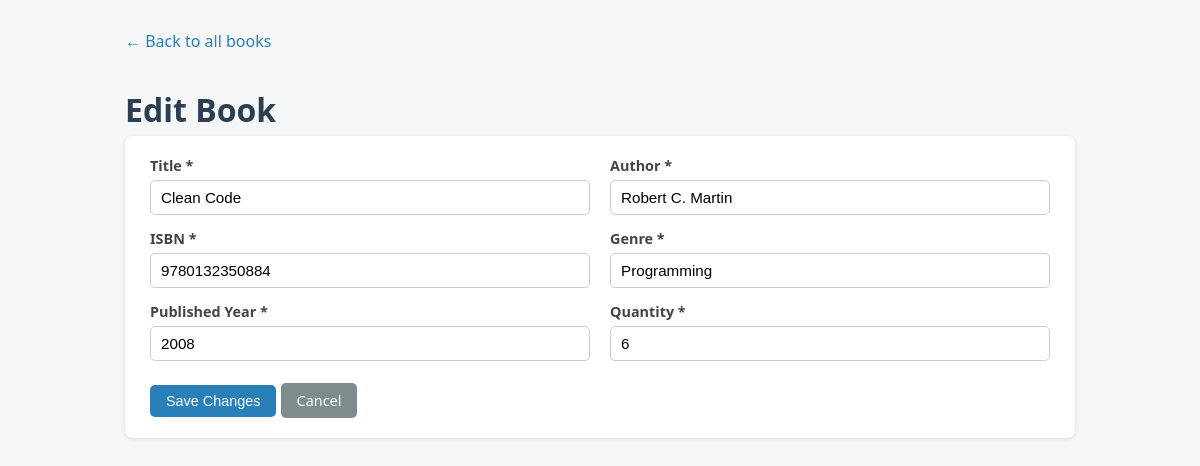
Page /edit.php?id=2 on the committed database.
### tables this page shows
CREATE TABLE IF NOT EXISTS books (
    book_id         INT AUTO_INCREMENT PRIMARY KEY,
    title           VARCHAR(150)  NOT NULL,
    author          VARCHAR(100)  NOT NULL,
    isbn            VARCHAR(20)   NOT NULL,
    genre           VARCHAR(60)   NOT NULL,
    published_year  YEAR          NOT NULL,
    quantity        INT           NOT NULL DEFAULT 1,
    created_at      TIMESTAMP     DEFAULT CURRENT_TIMESTAMP,
    updated_at      TIMESTAMP     DEFAULT CURRENT_TIMESTAMP ON UPDATE CURRENT_TIMESTAMP
);

### controllers/BookController.php (called while the page is built, shortened)
<?php
require_once __DIR__ . '/../models/Book.php';
class BookController
{
    private Book $bookModel;
    public function __construct()
    {
        $database = new Database();
        $db = $database->getConnection();
        $this->bookModel = new Book($db);
    }
    public function getBook(int $id): ?array
    {
        return $this->bookModel->getById($id);
    }
}

### models/Book.php (called while the page is built, shortened)
<?php
class Book
{
    private PDO $conn;
    private string $table = "books";
    public function __construct(PDO $db)
    {
        $this->conn = $db;
    }
    public function getById(int $id): ?array
    {
        $query = "SELECT book_id, title, author, isbn, genre, published_year, quantity
                  FROM {$this->table}
                  WHERE book_id = :id
                  LIMIT 1";
        $stmt = $this->conn->prepare($query);
        $stmt->bindParam(":id", $id, PDO::PARAM_INT);
        $stmt->execute();
        $row = $stmt->fetch();
        return $row ?: null;
    }
}

### edit.php (the view, shortened to what this page needs)
<?php
require_once __DIR__ . '/controllers/BookController.php';
$controller = new BookController();
$id = isset($_GET['id']) ? (int) $_GET['id'] : (isset($_POST['id']) ? (int) $_POST['id'] : 0);
if ($_SERVER['REQUEST_METHOD'] === 'POST') {
    $errors = $controller->updateBook($id, $_POST);
    if (empty($errors)) {
        header("Location: index.php?updated=1");
        exit;
    }
    $book = $_POST;
    $book['book_id'] = $id;
} else {
    $book = $controller->getBook($id);
}
?>
<!DOCTYPE html>
<html lang="en">
<head>
<link rel="stylesheet" href="assets/style.css">
</head>
<body>
<div class="container">
    <a class="back-link" href="index.php">&larr; Back to all books</a>
    <h1>Edit Book</h1>
    <div class="card">
        <form method="POST" action="edit.php?id=<?= (int)$id ?>">
            <div class="form-grid">
                <div class="form-group">
                    <label for="title">Title *</label>
                    <input type="text" id="title" name="title"
                           value="<?= htmlspecialchars($book['title']) ?>">
                </div>
                <div class="form-group">
                    <label for="author">Author *</label>
                    <input type="text" id="author" name="author"
                           value="<?= htmlspecialchars($book['author']) ?>">
                </div>
                <div class="form-group">
                    <label for="isbn">ISBN *</label>
                    <input type="text" id="isbn" name="isbn"
                           value="<?= htmlspecialchars($book['isbn']) ?>">
                </div>
                <div class="form-group">
                    <label for="genre">Genre *</label>
                    <input type="text" id="genre" name="genre"
                           value="<?= htmlspecialchars($book['genre']) ?>">
                </div>
                <div class="form-group">
                    <label for="published_year">Published Year *</label>
                    <input type="number" id="published_year" name="published_year" min="0" max="2100"
                           value="<?= htmlspecialchars($book['published_year']) ?>">
                </div>
                <div class="form-group">
                    <label for="quantity">Quantity *</label>
                    <input type="number" id="quantity" name="quantity" min="0"
                           value="<?= htmlspecialchars($book['quantity']) ?>">
                </div>
            </div>
            <br>
            <button type="submit" class="btn btn-primary">Save Changes</button>
            <a href="index.php" class="btn btn-secondary">Cancel</a>
        </form>
    </div>
</div>
</body>
</html>

### assets/style.css (style rules this page uses)
* { box-sizing: border-box; }
body { font-family: "Segoe UI", Arial, sans-serif; background: #f4f6f8; color: #222; margin: 0; padding: 30px 20px; }
.container { max-width: 950px; margin: 0 auto; }
h1 { color: #2c3e50; margin-bottom: 5px; }
.card { background: #fff; border-radius: 8px; padding: 20px 25px; box-shadow: 0 1px 4px rgba(0,0,0,0.1); margin-bottom: 30px; }
.form-grid { display: grid; grid-template-columns: 1fr 1fr; gap: 14px 20px; }
.form-group { display: flex; flex-direction: column; }
label { font-weight: 600; font-size: 0.9em; margin-bottom: 5px; color: #444; }
input[type=text], input[type=number] { padding: 8px 10px; border: 1px solid #ccc; border-radius: 5px; font-size: 0.95em; }
.btn { display: inline-block; padding: 8px 16px; border: none; border-radius: 5px; cursor: pointer; font-size: 0.9em; text-decoration: none; color: #fff; }
.btn-primary { background: #2980b9; }
.btn-secondary { background: #7f8c8d; }
.back-link { display: inline-block; margin-bottom: 15px; color: #2980b9; text-decoration: none; }

### rows in the picture
books: title "Clean Code", author "Robert C. Martin", isbn "9780132350884", genre "Programming", published_year "2008", quantity "6"
